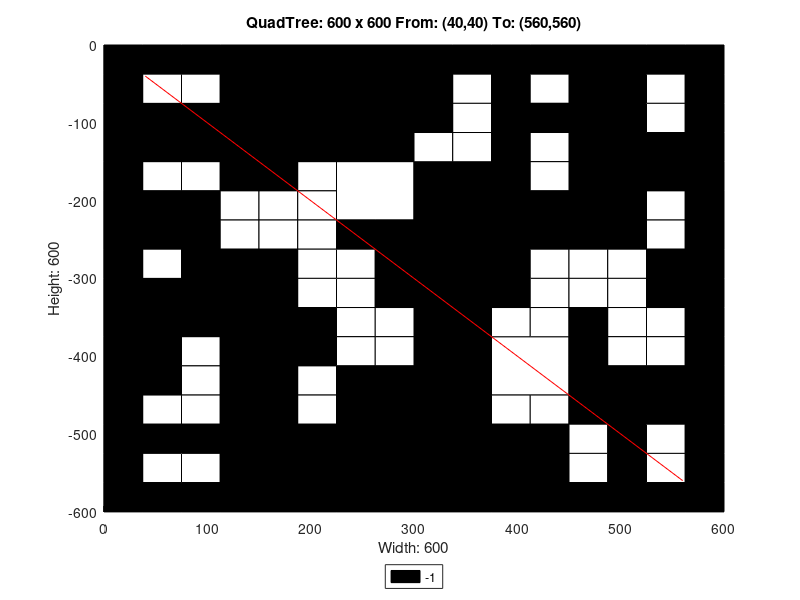

MATLAB code to generate this figure:
axis([0 600 -600 0]);
title('QuadTree: 600 x 600 From: (40,40) To: (560,560)');
xlabel('Width: 600');
ylabel('Height: 600');
rectangle('Position',[150 -150 150 150], 'FaceColor',[0 0 0]);
rectangle('Position',[0 -150 75 75], 'FaceColor',[0 0 0]);
rectangle('Position',[75 -150 75 75], 'FaceColor',[0 0 0]);
rectangle('Position',[225 -225 75 75], 'FaceColor',[1 1 1]);
rectangle('Position',[450 -75 75 75], 'FaceColor',[0 0 0]);
rectangle('Position',[450 -150 75 75], 'FaceColor',[0 0 0]);
rectangle('Position',[300 -225 75 75], 'FaceColor',[0 0 0]);
rectangle('Position',[300 -300 75 75], 'FaceColor',[0 0 0]);
rectangle('Position',[450 -225 75 75], 'FaceColor',[0 0 0]);
rectangle('Position',[0 -375 75 75], 'FaceColor',[0 0 0]);
rectangle('Position',[75 -375 75 75], 'FaceColor',[0 0 0]);
rectangle('Position',[0 -450 75 75], 'FaceColor',[0 0 0]);
rectangle('Position',[225 -525 75 75], 'FaceColor',[0 0 0]);
rectangle('Position',[150 -600 75 75], 'FaceColor',[0 0 0]);
rectangle('Position',[225 -600 75 75], 'FaceColor',[0 0 0]);
rectangle('Position',[300 -375 75 75], 'FaceColor',[0 0 0]);
rectangle('Position',[300 -450 75 75], 'FaceColor',[0 0 0]);
rectangle('Position',[375 -450 75 75], 'FaceColor',[1 1 1]);
rectangle('Position',[300 -525 75 75], 'FaceColor',[0 0 0]);
rectangle('Position',[300 -600 75 75], 'FaceColor',[0 0 0]);
rectangle('Position',[375 -600 75 75], 'FaceColor',[0 0 0]);
rectangle('Position',[0 -37.5 37.5 37.5], 'FaceColor',[0 0 0]);
rectangle('Position',[37.5 -37.5 37.5 37.5], 'FaceColor',[0 0 0]);
rectangle('Position',[0 -75 37.5 37.5], 'FaceColor',[0 0 0]);
rectangle('Position',[37.5 -75 37.5 37.5], 'FaceColor',[1 1 1]);
rectangle('Position',[75 -37.5 37.5 37.5], 'FaceColor',[0 0 0]);
rectangle('Position',[112.5 -37.5 37.5 37.5], 'FaceColor',[0 0 0]);
rectangle('Position',[75 -75 37.5 37.5], 'FaceColor',[1 1 1]);
rectangle('Position',[112.5 -75 37.5 37.5], 'FaceColor',[0 0 0]);
rectangle('Position',[0 -187.5 37.5 37.5], 'FaceColor',[0 0 0]);
rectangle('Position',[37.5 -187.5 37.5 37.5], 'FaceColor',[1 1 1]);
rectangle('Position',[0 -225 37.5 37.5], 'FaceColor',[0 0 0]);
rectangle('Position',[37.5 -225 37.5 37.5], 'FaceColor',[0 0 0]);
rectangle('Position',[75 -187.5 37.5 37.5], 'FaceColor',[1 1 1]);
rectangle('Position',[112.5 -187.5 37.5 37.5], 'FaceColor',[0 0 0]);
rectangle('Position',[75 -225 37.5 37.5], 'FaceColor',[0 0 0]);
rectangle('Position',[112.5 -225 37.5 37.5], 'FaceColor',[1 1 1]);
rectangle('Position',[0 -262.5 37.5 37.5], 'FaceColor',[0 0 0]);
rectangle('Position',[37.5 -262.5 37.5 37.5], 'FaceColor',[0 0 0]);
rectangle('Position',[0 -300 37.5 37.5], 'FaceColor',[0 0 0]);
rectangle('Position',[37.5 -300 37.5 37.5], 'FaceColor',[1 1 1]);
rectangle('Position',[75 -262.5 37.5 37.5], 'FaceColor',[0 0 0]);
rectangle('Position',[112.5 -262.5 37.5 37.5], 'FaceColor',[1 1 1]);
rectangle('Position',[75 -300 37.5 37.5], 'FaceColor',[0 0 0]);
rectangle('Position',[112.5 -300 37.5 37.5], 'FaceColor',[0 0 0]);
rectangle('Position',[150 -187.5 37.5 37.5], 'FaceColor',[0 0 0]);
rectangle('Position',[187.5 -187.5 37.5 37.5], 'FaceColor',[1 1 1]);
rectangle('Position',[150 -225 37.5 37.5], 'FaceColor',[1 1 1]);
rectangle('Position',[187.5 -225 37.5 37.5], 'FaceColor',[1 1 1]);
rectangle('Position',[150 -262.5 37.5 37.5], 'FaceColor',[1 1 1]);
rectangle('Position',[187.5 -262.5 37.5 37.5], 'FaceColor',[1 1 1]);
rectangle('Position',[150 -300 37.5 37.5], 'FaceColor',[0 0 0]);
rectangle('Position',[187.5 -300 37.5 37.5], 'FaceColor',[1 1 1]);
rectangle('Position',[225 -262.5 37.5 37.5], 'FaceColor',[0 0 0]);
rectangle('Position',[262.5 -262.5 37.5 37.5], 'FaceColor',[0 0 0]);
rectangle('Position',[225 -300 37.5 37.5], 'FaceColor',[1 1 1]);
rectangle('Position',[262.5 -300 37.5 37.5], 'FaceColor',[0 0 0]);
rectangle('Position',[300 -37.5 37.5 37.5], 'FaceColor',[0 0 0]);
rectangle('Position',[337.5 -37.5 37.5 37.5], 'FaceColor',[0 0 0]);
rectangle('Position',[300 -75 37.5 37.5], 'FaceColor',[0 0 0]);
rectangle('Position',[337.5 -75 37.5 37.5], 'FaceColor',[1 1 1]);
rectangle('Position',[375 -37.5 37.5 37.5], 'FaceColor',[0 0 0]);
rectangle('Position',[412.5 -37.5 37.5 37.5], 'FaceColor',[0 0 0]);
rectangle('Position',[375 -75 37.5 37.5], 'FaceColor',[0 0 0]);
rectangle('Position',[412.5 -75 37.5 37.5], 'FaceColor',[1 1 1]);
rectangle('Position',[300 -112.5 37.5 37.5], 'FaceColor',[0 0 0]);
rectangle('Position',[337.5 -112.5 37.5 37.5], 'FaceColor',[1 1 1]);
rectangle('Position',[300 -150 37.5 37.5], 'FaceColor',[1 1 1]);
rectangle('Position',[337.5 -150 37.5 37.5], 'FaceColor',[1 1 1]);
rectangle('Position',[375 -112.5 37.5 37.5], 'FaceColor',[0 0 0]);
rectangle('Position',[412.5 -112.5 37.5 37.5], 'FaceColor',[0 0 0]);
rectangle('Position',[375 -150 37.5 37.5], 'FaceColor',[0 0 0]);
rectangle('Position',[412.5 -150 37.5 37.5], 'FaceColor',[1 1 1]);
rectangle('Position',[525 -37.5 37.5 37.5], 'FaceColor',[0 0 0]);
rectangle('Position',[562.5 -37.5 37.5 37.5], 'FaceColor',[0 0 0]);
rectangle('Position',[525 -75 37.5 37.5], 'FaceColor',[1 1 1]);
rectangle('Position',[562.5 -75 37.5 37.5], 'FaceColor',[0 0 0]);
rectangle('Position',[525 -112.5 37.5 37.5], 'FaceColor',[1 1 1]);
rectangle('Position',[562.5 -112.5 37.5 37.5], 'FaceColor',[0 0 0]);
rectangle('Position',[525 -150 37.5 37.5], 'FaceColor',[0 0 0]);
rectangle('Position',[562.5 -150 37.5 37.5], 'FaceColor',[0 0 0]);
rectangle('Position',[375 -187.5 37.5 37.5], 'FaceColor',[0 0 0]);
rectangle('Position',[412.5 -187.5 37.5 37.5], 'FaceColor',[1 1 1]);
rectangle('Position',[375 -225 37.5 37.5], 'FaceColor',[0 0 0]);
rectangle('Position',[412.5 -225 37.5 37.5], 'FaceColor',[0 0 0]);
rectangle('Position',[375 -262.5 37.5 37.5], 'FaceColor',[0 0 0]);
rectangle('Position',[412.5 -262.5 37.5 37.5], 'FaceColor',[0 0 0]);
rectangle('Position',[375 -300 37.5 37.5], 'FaceColor',[0 0 0]);
rectangle('Position',[412.5 -300 37.5 37.5], 'FaceColor',[1 1 1]);
rectangle('Position',[525 -187.5 37.5 37.5], 'FaceColor',[0 0 0]);
rectangle('Position',[562.5 -187.5 37.5 37.5], 'FaceColor',[0 0 0]);
rectangle('Position',[525 -225 37.5 37.5], 'FaceColor',[1 1 1]);
rectangle('Position',[562.5 -225 37.5 37.5], 'FaceColor',[0 0 0]);
rectangle('Position',[450 -262.5 37.5 37.5], 'FaceColor',[0 0 0]);
rectangle('Position',[487.5 -262.5 37.5 37.5], 'FaceColor',[0 0 0]);
rectangle('Position',[450 -300 37.5 37.5], 'FaceColor',[1 1 1]);
rectangle('Position',[487.5 -300 37.5 37.5], 'FaceColor',[1 1 1]);
rectangle('Position',[525 -262.5 37.5 37.5], 'FaceColor',[1 1 1]);
rectangle('Position',[562.5 -262.5 37.5 37.5], 'FaceColor',[0 0 0]);
rectangle('Position',[525 -300 37.5 37.5], 'FaceColor',[0 0 0]);
rectangle('Position',[562.5 -300 37.5 37.5], 'FaceColor',[0 0 0]);
rectangle('Position',[75 -412.5 37.5 37.5], 'FaceColor',[1 1 1]);
rectangle('Position',[112.5 -412.5 37.5 37.5], 'FaceColor',[0 0 0]);
rectangle('Position',[75 -450 37.5 37.5], 'FaceColor',[1 1 1]);
rectangle('Position',[112.5 -450 37.5 37.5], 'FaceColor',[0 0 0]);
rectangle('Position',[150 -337.5 37.5 37.5], 'FaceColor',[0 0 0]);
rectangle('Position',[187.5 -337.5 37.5 37.5], 'FaceColor',[1 1 1]);
rectangle('Position',[150 -375 37.5 37.5], 'FaceColor',[0 0 0]);
rectangle('Position',[187.5 -375 37.5 37.5], 'FaceColor',[0 0 0]);
rectangle('Position',[225 -337.5 37.5 37.5], 'FaceColor',[1 1 1]);
rectangle('Position',[262.5 -337.5 37.5 37.5], 'FaceColor',[0 0 0]);
rectangle('Position',[225 -375 37.5 37.5], 'FaceColor',[1 1 1]);
rectangle('Position',[262.5 -375 37.5 37.5], 'FaceColor',[1 1 1]);
rectangle('Position',[150 -412.5 37.5 37.5], 'FaceColor',[0 0 0]);
rectangle('Position',[187.5 -412.5 37.5 37.5], 'FaceColor',[0 0 0]);
rectangle('Position',[150 -450 37.5 37.5], 'FaceColor',[0 0 0]);
rectangle('Position',[187.5 -450 37.5 37.5], 'FaceColor',[1 1 1]);
rectangle('Position',[225 -412.5 37.5 37.5], 'FaceColor',[1 1 1]);
rectangle('Position',[262.5 -412.5 37.5 37.5], 'FaceColor',[1 1 1]);
rectangle('Position',[225 -450 37.5 37.5], 'FaceColor',[0 0 0]);
rectangle('Position',[262.5 -450 37.5 37.5], 'FaceColor',[0 0 0]);
rectangle('Position',[0 -487.5 37.5 37.5], 'FaceColor',[0 0 0]);
rectangle('Position',[37.5 -487.5 37.5 37.5], 'FaceColor',[1 1 1]);
rectangle('Position',[0 -525 37.5 37.5], 'FaceColor',[0 0 0]);
rectangle('Position',[37.5 -525 37.5 37.5], 'FaceColor',[0 0 0]);
rectangle('Position',[75 -487.5 37.5 37.5], 'FaceColor',[1 1 1]);
rectangle('Position',[112.5 -487.5 37.5 37.5], 'FaceColor',[0 0 0]);
rectangle('Position',[75 -525 37.5 37.5], 'FaceColor',[0 0 0]);
rectangle('Position',[112.5 -525 37.5 37.5], 'FaceColor',[0 0 0]);
rectangle('Position',[0 -562.5 37.5 37.5], 'FaceColor',[0 0 0]);
rectangle('Position',[37.5 -562.5 37.5 37.5], 'FaceColor',[1 1 1]);
rectangle('Position',[0 -600 37.5 37.5], 'FaceColor',[0 0 0]);
rectangle('Position',[37.5 -600 37.5 37.5], 'FaceColor',[0 0 0]);
rectangle('Position',[75 -562.5 37.5 37.5], 'FaceColor',[1 1 1]);
rectangle('Position',[112.5 -562.5 37.5 37.5], 'FaceColor',[0 0 0]);
rectangle('Position',[75 -600 37.5 37.5], 'FaceColor',[0 0 0]);
rectangle('Position',[112.5 -600 37.5 37.5], 'FaceColor',[0 0 0]);
rectangle('Position',[150 -487.5 37.5 37.5], 'FaceColor',[0 0 0]);
rectangle('Position',[187.5 -487.5 37.5 37.5], 'FaceColor',[1 1 1]);
rectangle('Position',[150 -525 37.5 37.5], 'FaceColor',[0 0 0]);
rectangle('Position',[187.5 -525 37.5 37.5], 'FaceColor',[0 0 0]);
rectangle('Position',[375 -337.5 37.5 37.5], 'FaceColor',[0 0 0]);
rectangle('Position',[412.5 -337.5 37.5 37.5], 'FaceColor',[1 1 1]);
rectangle('Position',[375 -375 37.5 37.5], 'FaceColor',[1 1 1]);
rectangle('Position',[412.5 -375 37.5 37.5], 'FaceColor',[1 1 1]);
rectangle('Position',[450 -337.5 37.5 37.5], 'FaceColor',[1 1 1]);
rectangle('Position',[487.5 -337.5 37.5 37.5], 'FaceColor',[1 1 1]);
rectangle('Position',[450 -375 37.5 37.5], 'FaceColor',[0 0 0]);
rectangle('Position',[487.5 -375 37.5 37.5], 'FaceColor',[1 1 1]);
rectangle('Position',[525 -337.5 37.5 37.5], 'FaceColor',[0 0 0]);
rectangle('Position',[562.5 -337.5 37.5 37.5], 'FaceColor',[0 0 0]);
rectangle('Position',[525 -375 37.5 37.5], 'FaceColor',[1 1 1]);
rectangle('Position',[562.5 -375 37.5 37.5], 'FaceColor',[0 0 0]);
rectangle('Position',[450 -412.5 37.5 37.5], 'FaceColor',[0 0 0]);
rectangle('Position',[487.5 -412.5 37.5 37.5], 'FaceColor',[1 1 1]);
rectangle('Position',[450 -450 37.5 37.5], 'FaceColor',[0 0 0]);
rectangle('Position',[487.5 -450 37.5 37.5], 'FaceColor',[0 0 0]);
rectangle('Position',[525 -412.5 37.5 37.5], 'FaceColor',[1 1 1]);
rectangle('Position',[562.5 -412.5 37.5 37.5], 'FaceColor',[0 0 0]);
rectangle('Position',[525 -450 37.5 37.5], 'FaceColor',[0 0 0]);
rectangle('Position',[562.5 -450 37.5 37.5], 'FaceColor',[0 0 0]);
rectangle('Position',[375 -487.5 37.5 37.5], 'FaceColor',[1 1 1]);
rectangle('Position',[412.5 -487.5 37.5 37.5], 'FaceColor',[1 1 1]);
rectangle('Position',[375 -525 37.5 37.5], 'FaceColor',[0 0 0]);
rectangle('Position',[412.5 -525 37.5 37.5], 'FaceColor',[0 0 0]);
rectangle('Position',[450 -487.5 37.5 37.5], 'FaceColor',[0 0 0]);
rectangle('Position',[487.5 -487.5 37.5 37.5], 'FaceColor',[0 0 0]);
rectangle('Position',[450 -525 37.5 37.5], 'FaceColor',[1 1 1]);
rectangle('Position',[487.5 -525 37.5 37.5], 'FaceColor',[0 0 0]);
rectangle('Position',[525 -487.5 37.5 37.5], 'FaceColor',[0 0 0]);
rectangle('Position',[562.5 -487.5 37.5 37.5], 'FaceColor',[0 0 0]);
rectangle('Position',[525 -525 37.5 37.5], 'FaceColor',[1 1 1]);
rectangle('Position',[562.5 -525 37.5 37.5], 'FaceColor',[0 0 0]);
rectangle('Position',[450 -562.5 37.5 37.5], 'FaceColor',[1 1 1]);
rectangle('Position',[487.5 -562.5 37.5 37.5], 'FaceColor',[0 0 0]);
rectangle('Position',[450 -600 37.5 37.5], 'FaceColor',[0 0 0]);
rectangle('Position',[487.5 -600 37.5 37.5], 'FaceColor',[0 0 0]);
rectangle('Position',[525 -562.5 37.5 37.5], 'FaceColor',[1 1 1]);
rectangle('Position',[562.5 -562.5 37.5 37.5], 'FaceColor',[0 0 0]);
rectangle('Position',[525 -600 37.5 37.5], 'FaceColor',[0 0 0]);
rectangle('Position',[562.5 -600 37.5 37.5], 'FaceColor',[0 0 0]);
X=[560,40];
Y=[-560,-40];
hold on;
plot(X,Y,'r');
legend('-1','Location','southoutside');
